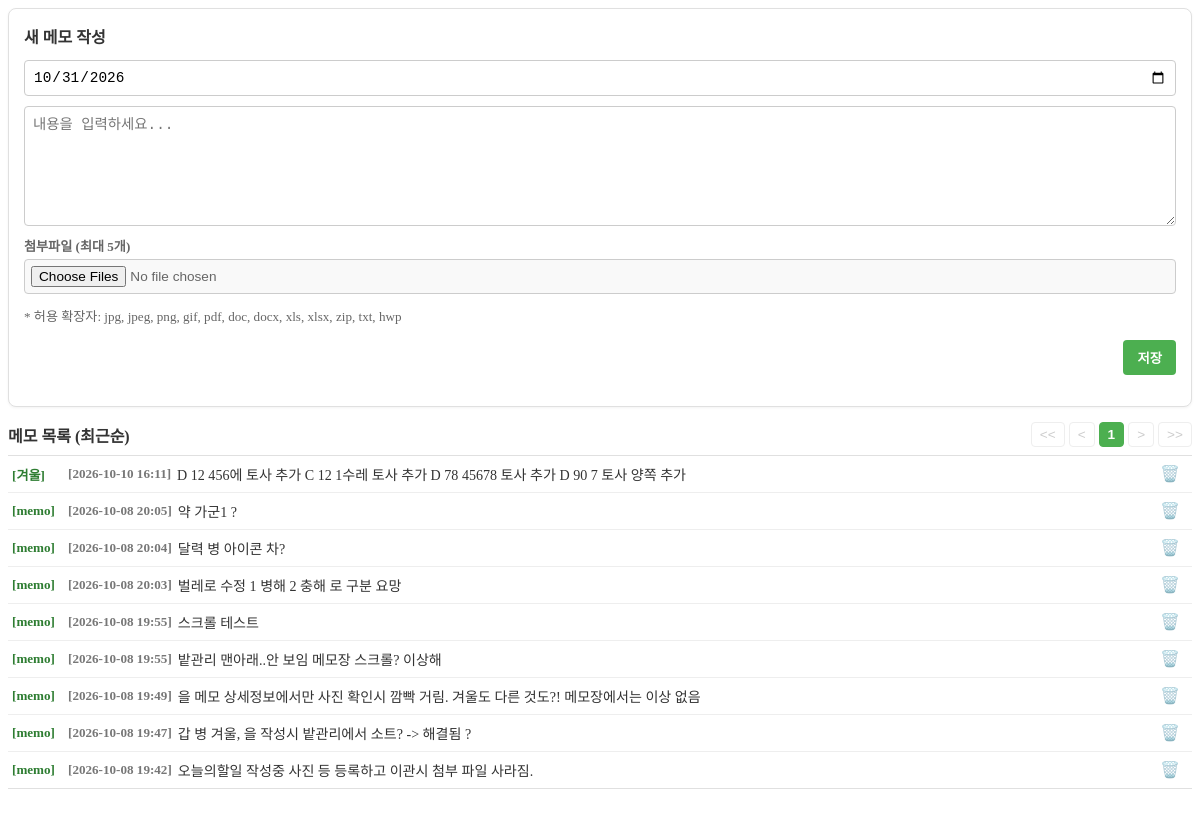
Page /memo.php on the earlier database version.
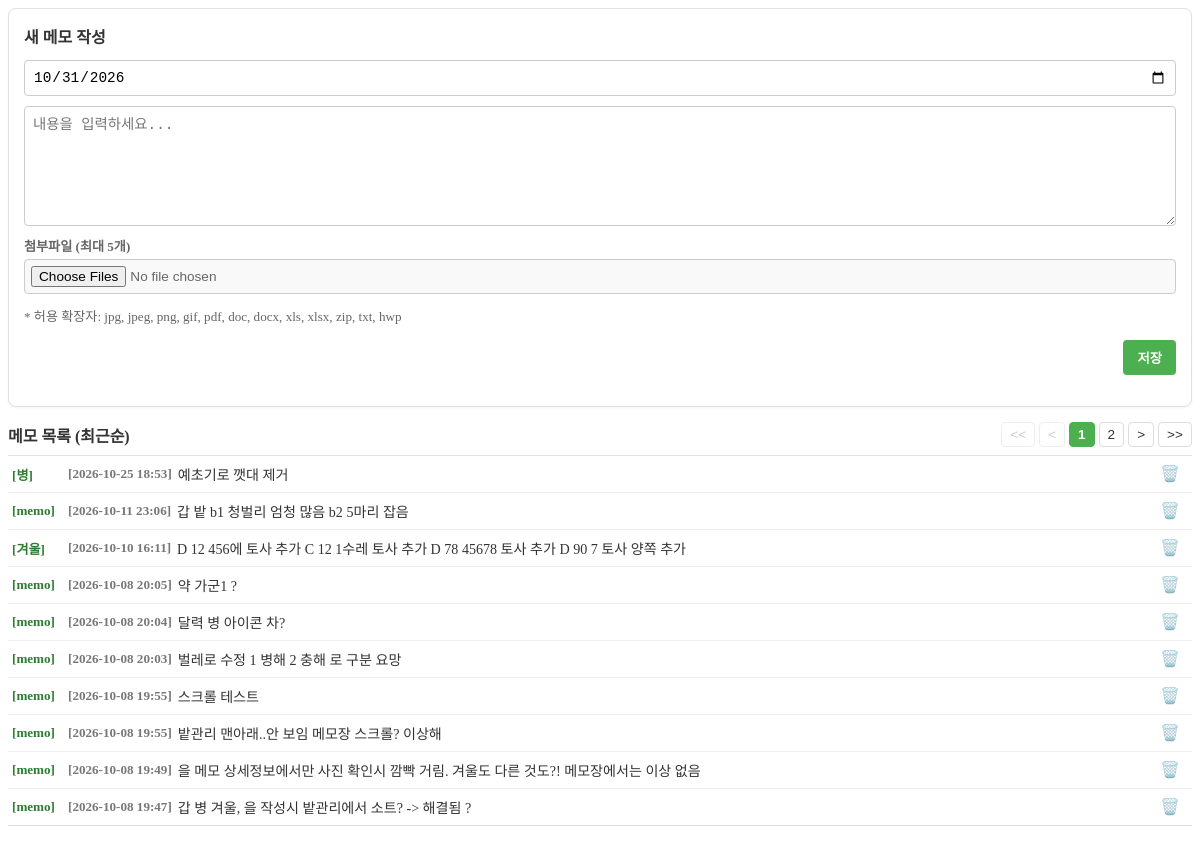
Same page on the later database version.
### tables this page shows
CREATE TABLE `memoT` (
  `group_id` varchar(50) NOT NULL COMMENT '그룹 ID (문자형)',
  `id` int(11) NOT NULL AUTO_INCREMENT COMMENT '고유 식별자 ID',
  `reg_date` datetime DEFAULT current_timestamp() COMMENT '날짜 (기본값: 현재 시간)',
  `content` text DEFAULT NULL COMMENT '내용',
  `att_grp_id` bigint(20) DEFAULT NULL COMMENT '첨부파일 그룹 ID',
  PRIMARY KEY (`id`)
);

### memo.php (the view, shortened to what this page needs)
<?php
require_once __DIR__ . '/db_connect.php';
$attachment_table = 'attachment';
try {
    $dsn = "mysql:host={$db_host};port={$db_port};dbname={$db_name};charset=utf8mb4";
    $pdo = new PDO($dsn, $db_user,$db_pass, [
        PDO::ATTR_ERRMODE => PDO::ERRMODE_EXCEPTION,
        PDO::ATTR_DEFAULT_FETCH_MODE => PDO::FETCH_ASSOC,
        PDO::ATTR_EMULATE_PREPARES => false
    ]);
} catch (PDOException $e) {
    echo "<div style='color:red; text-align:center;'>데이터베이스 연결 실패: " . htmlspecialchars($e->getMessage()) . "</div>";
    exit;
}
include_once __DIR__ . '/memo_write_component.php';
$page = isset($_GET['page']) ? max(1, (int)$_GET['page']) : 1;
$limit = 10;
$offset = ($page - 1) * $limit;
$memos = [];
$totalPages = 1;
try {
    $countStmt = $pdo->query("SELECT COUNT(*) FROM memoT");
    $totalCount = $countStmt->fetchColumn();
    $totalPages = max(1, ceil($totalCount / $limit));
    $sql = "SELECT m.id,
                   m.group_id AS raw_group_id,
                   CASE WHEN m.group_id = 'memo' THEN 'memo' ELSE COALESCE(f.farm_name, m.group_id) END AS display_group_id,
                   m.reg_date,
                   m.content,
                   (SELECT COUNT(*) FROM {$attachment_table} a WHERE a.att_grp_id = m.id AND a.status = 'ACTIVE') AS file_count
            FROM memoT m
            LEFT JOIN farms f ON m.group_id = f.farm_id
            ORDER BY m.id DESC
            LIMIT :limit OFFSET :offset";
    $stmt = $pdo->prepare($sql);
    $stmt->bindValue(':limit', $limit, PDO::PARAM_INT);
    $stmt->bindValue(':offset', $offset, PDO::PARAM_INT);
    $stmt->execute();
    $memos = $stmt->fetchAll();
} catch (PDOException $e) {
}
$blockSize = 5;
$currentBlock = ceil($page / $blockSize);
$startPage = ($currentBlock - 1) * $blockSize + 1;
$endPage = min($startPage + $blockSize - 1, $totalPages);
?>
<div class="memo-container">
    <div class="memo-bottom-section">
        <div class="memo-bottom-header">
            <h3>메모 목록 (최근순)</h3>
            <div class="memo-pagination">
                <button onclick="goToPage(1)" <?php echo ($page <= 1) ? 'disabled' : ''; ?>> &lt;&lt; </button>
                <button onclick="goToPage(<?php echo max(1, $page - 1); ?>)" <?php echo ($page <= 1) ? 'disabled' : ''; ?>> &lt; </button>
                <?php for ($i = $startPage; $i <= $endPage; $i++): ?>
                    <button onclick="goToPage(<?php echo $i; ?>)" class="<?php echo ($i == $page) ? 'active' : ''; ?>"><?php echo $i; ?></button>
                <?php endfor; ?>
                <button onclick="goToPage(<?php echo min($totalPages, $page + 1); ?>)" <?php echo ($page >= $totalPages) ? 'disabled' : ''; ?>> &gt; </button>
                <button onclick="goToPage(<?php echo $totalPages; ?>)" <?php echo ($page >= $totalPages) ? 'disabled' : ''; ?>> &gt;&gt; </button>
            </div>
        </div>
        <div class="memo-list-wrapper">
            <?php if (empty($memos)): ?>
                <p style="color: #888; font-size: 0.9rem; padding: 15px;">등록된 메모가 없습니다.</p>
            <?php else: ?>
                <ul class="memo-list">
                    <?php foreach ($memos as $memo): ?>
                        <?php
                            $formattedDate = date('Y-m-d H:i', strtotime($memo['reg_date']));
                        ?>
                        <li class="memo-item"
                            data-id="<?php echo $memo['id']; ?>"
                            data-raw-group-id="<?php echo htmlspecialchars($memo['raw_group_id'], ENT_QUOTES, 'UTF-8'); ?>"
                            data-display-group-id="<?php echo htmlspecialchars($memo['display_group_id'], ENT_QUOTES, 'UTF-8'); ?>"
                            data-date="<?php echo htmlspecialchars($formattedDate, ENT_QUOTES, 'UTF-8'); ?>"
                            data-content="<?php echo htmlspecialchars($memo['content'], ENT_QUOTES, 'UTF-8'); ?>"
                            data-files="<?php echo htmlspecialchars(json_encode($memo['attachments'] ?? [], JSON_UNESCAPED_UNICODE), ENT_QUOTES, 'UTF-8'); ?>"
                            onclick="openModalFromElem(this)">
                            <div class="memo-info">
                                <span class="memo-group" title="<?php echo htmlspecialchars($memo['display_group_id']); ?>">
                                    [<?php echo htmlspecialchars($memo['display_group_id']); ?>]
                                </span>
                                <span class="memo-date">[<?php echo htmlspecialchars($formattedDate); ?>]</span>
                                <span class="memo-preview"><?php echo htmlspecialchars($memo['content']); ?></span>
                            </div>
                            <div class="memo-actions">
                                <button class="btn-delete" title="삭제" onclick="event.stopPropagation(); deleteMemo(<?php echo $memo['id']; ?>);">🗑️</button>
                            </div>
                        </li>
                    <?php endforeach; ?>
                </ul>
            <?php endif; ?>
        </div>
    </div>
</div>

Differences in the rows shown:
no longer on this page (row unchanged): memot: display_group_id "memo", reg_date "2026-10-08 19:42", content "오늘의할일 작성중 사진 등 등록하고 이관시 첨부 파일 사라짐."
added memot: display_group_id "병", reg_date "2026-10-25 18:53", content "예초기로 깻대 제거"
added memot: display_group_id "memo", reg_date "2026-10-11 23:06", content "갑 밭 b1 청벌리 엄청 많음 b2 5마리 잡음"
Other differences:
new list line: "2"
